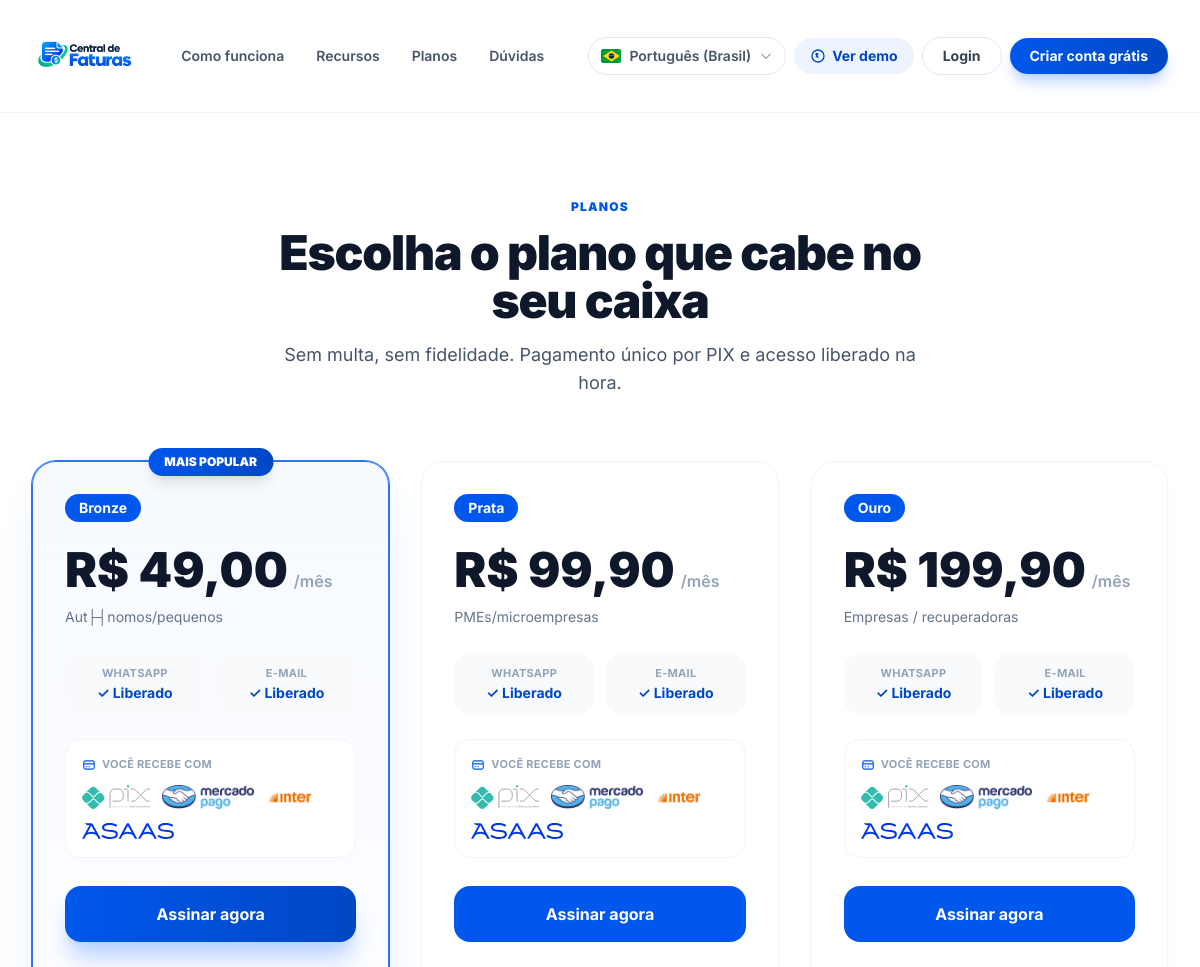
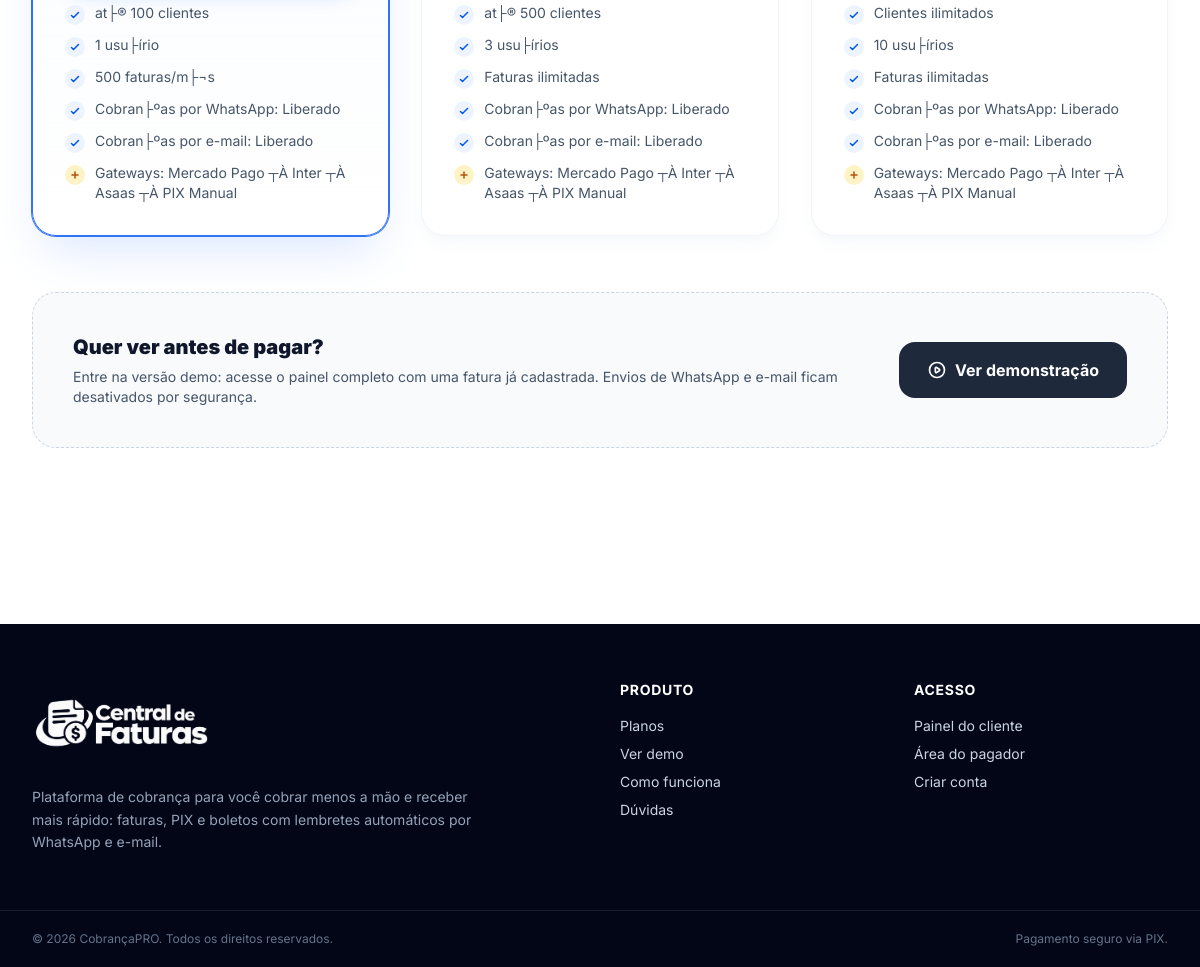
/planos.php, run on the app's committed database (2 pictures, top to bottom).
### tables this page shows
CREATE TABLE `planos` (
  `id` int(11) NOT NULL AUTO_INCREMENT,
  `nome` varchar(50) NOT NULL,
  `slug` varchar(50) NOT NULL,
  `preco` decimal(10,2) DEFAULT 0.00,
  `descricao` varchar(500) DEFAULT NULL,
  `beneficios` text DEFAULT NULL,
  `max_clientes` int(11) DEFAULT NULL,
  `max_usuarios` int(11) DEFAULT NULL,
  `max_faturas_mensais` int(11) DEFAULT NULL,
  `whatsapp_cobranca` tinyint(1) DEFAULT 1,
  `email_cobranca` tinyint(1) DEFAULT 1,
  `cor` varchar(20) DEFAULT 'secondary',
  `icon` varchar(100) DEFAULT NULL,
  `ativo` tinyint(1) DEFAULT 1,
  `ordem` int(11) DEFAULT 0,
  `criado_em` timestamp NOT NULL DEFAULT current_timestamp(),
  PRIMARY KEY (`id`),
  UNIQUE KEY `slug` (`slug`)
);

### planos.php (the view, shortened to what this page needs)
<?php
require_once __DIR__ . '/_site.php';
$planos = sitePlanos();
?>
<section class="py-20">
    <div class="max-w-7xl mx-auto px-4 sm:px-6 lg:px-8">
        <div class="max-w-2xl mx-auto text-center">
            <span class="text-xs font-black uppercase tracking-widest text-brand-600"><?= siteT('plan_badge') ?></span>
            <h1 class="mt-3 text-4xl sm:text-5xl font-black text-slate-900 tracking-tight"><?= siteT('pl_titulo') ?></h1>
            <p class="mt-4 text-lg text-slate-600"><?= siteT('pl_sub') ?></p>
        </div>
        <div class="mt-16 grid grid-cols-1 md:grid-cols-2 lg:grid-cols-3 gap-8 items-stretch">
            <?php foreach ($planos as $p):
                $cor = siteCorHex($p['cor'] ?? '');
                $destacado = abs((float)($p['preco'] ?? 0) - 49.00) < 0.005;
            ?>
            <div class="relative flex flex-col rounded-3xl border p-8 transition hover:-translate-y-1.5
                <?= $destacado ? 'border-brand-500 shadow-2xl shadow-brand-100 ring-1 ring-brand-500 bg-gradient-to-b from-brand-50/50 to-white' : 'border-slate-100 bg-white shadow-lg shadow-slate-100/60' ?>">
                <?php if ($destacado): ?>
                <span class="absolute -top-3.5 left-1/2 -translate-x-1/2 rounded-full bg-gradient-to-r from-brand-600 to-brand-700 text-white text-xs font-black px-4 py-1.5 shadow-lg"><?= siteT('pl_popular') ?></span>
                <?php endif; ?>
                <div class="flex items-center justify-between">
                    <span class="rounded-full px-3.5 py-1 text-sm font-bold text-white <?= siteCorCls($cor) ?>"><?= htmlspecialchars($p['nome']) ?></span>
                </div>
                <div class="mt-6 flex items-baseline gap-1.5">
                    <span class="text-5xl font-black text-slate-900">R$ <?= sitePreco($p['preco']) ?></span>
                    <span class="text-slate-400 font-semibold"><?= siteT('plan_mes') ?></span>
                </div>
                <p class="mt-3 text-sm text-slate-500 leading-relaxed"><?= htmlspecialchars(trim((string)$p['descricao'])) ?></p>
                <div class="grid grid-cols-1 sm:grid-cols-2 gap-3 mt-6">
                    <div class="rounded-2xl bg-slate-50 px-4 py-3 text-center">
                        <p class="text-[11px] font-bold text-slate-400 uppercase tracking-wide"><?= siteT('pl_wa') ?></p>
                        <p class="mt-0.5 text-sm font-bold <?= ($p['whatsapp_cobranca'] ?? 0) ? 'text-brand-700' : 'text-slate-400' ?>"><?= ($p['whatsapp_cobranca'] ?? 0) ? '✓ ' . siteT('pl_lib') : '— ' . siteT('pl_bloq') ?></p>
                    </div>
                    <div class="rounded-2xl bg-slate-50 px-4 py-3 text-center">
                        <p class="text-[11px] font-bold text-slate-400 uppercase tracking-wide"><?= siteT('pl_email') ?></p>
                        <p class="mt-0.5 text-sm font-bold <?= ($p['email_cobranca'] ?? 0) ? 'text-brand-700' : 'text-slate-400' ?>"><?= ($p['email_cobranca'] ?? 0) ? '✓ ' . siteT('pl_lib') : '— ' . siteT('pl_bloq') ?></p>
                    </div>
                </div>
                <div class="mt-6 rounded-2xl border border-slate-100 bg-white p-4">
                    <p class="text-[11px] font-bold text-slate-400 uppercase tracking-wide mb-3 flex items-center gap-1.5">
                        <svg class="w-3.5 h-3.5 text-brand-600" fill="none" viewBox="0 0 24 24" stroke="currentColor" stroke-width="2"><path stroke-linecap="round" stroke-linejoin="round" d="M3 10h18M7 15h1m4 0h1m-7 4h12a3 3 0 003-3V8a3 3 0 00-3-3H6a3 3 0 00-3 3v8a3 3 0 003 3z"/></svg>
                        <?= siteT('pl_gateways') ?>
                    </p>
                    <div class="flex flex-wrap items-center gap-3">
                        <?php foreach (siteGateways() as $g): ?>
                        <img src="<?= htmlspecialchars($g['log']) ?>" alt="<?= htmlspecialchars($g['alt']) ?>" title="<?= htmlspecialchars($g['alt']) ?>"
                             class="<?= $g['cls'] ?> object-contain mix-blend-multiply max-w-[92px]">
                        <?php endforeach; ?>
                    </div>
                </div>
                <a href="<?= siteAsset('/cadastro.php?plano=' . (int)$p['id']) ?>"
                   class="mt-7 block rounded-2xl py-4 text-center font-bold transition
                   <?= $destacado ? 'text-white bg-gradient-to-r from-brand-600 to-brand-700 hover:from-brand-700 hover:to-brand-800 shadow-xl shadow-brand-200' : 'text-white hover:opacity-90 ' . siteCorCls($cor) ?>"><?= siteT('plan_assinar') ?></a>
                <ul class="mt-7 space-y-2.5 text-sm text-slate-600 grow">
                    <?php foreach (siteParseBeneficios($p['beneficios']) as $b):
                        $st = siteBeneficioStatus($b); ?>
                    <li class="flex gap-2.5">
                        <?php if ($st === 'gw'): ?>
                        <span class="w-5 h-5 rounded-full bg-amber-100 text-amber-700 grid place-items-center shrink-0 mt-0.5"><svg class="w-3 h-3" fill="none" viewBox="0 0 24 24" stroke="currentColor" stroke-width="3"><path stroke-linecap="round" stroke-linejoin="round" d="M12 6v6m0 0v6m0-6h6m-6 0H6"/></svg></span>
                        <?php elseif ($st === 'no'): ?>
                        <span class="w-5 h-5 rounded-full bg-rose-100 text-rose-600 grid place-items-center shrink-0 mt-0.5"><svg class="w-3 h-3" fill="none" viewBox="0 0 24 24" stroke="currentColor" stroke-width="3"><path stroke-linecap="round" stroke-linejoin="round" d="M6 18L18 6M6 6l12 12"/></svg></span>
                        <?php else: ?>
                        <span class="w-5 h-5 rounded-full bg-brand-50 text-brand-600 grid place-items-center shrink-0 mt-0.5"><svg class="w-3 h-3" fill="none" viewBox="0 0 24 24" stroke="currentColor" stroke-width="3"><path stroke-linecap="round" stroke-linejoin="round" d="M5 13l4 4L19 7"/></svg></span>
                        <?php endif; ?>
                        <span><?= htmlspecialchars($b) ?></span>
                    </li>
                    <?php endforeach; ?>
                </ul>
            </div>
            <?php endforeach; ?>
        </div>
        <div class="mt-14 rounded-3xl border border-dashed border-slate-300 bg-slate-50 p-8 sm:p-10 flex flex-col sm:flex-row items-center justify-between gap-6">
            <div>
                <h3 class="text-xl font-black text-slate-900"><?= siteT('pl_demo_t') ?></h3>
                <p class="mt-1.5 text-sm text-slate-600"><?= siteT('pl_demo_d') ?></p>
            </div>
            <a href="<?= siteAsset('/demo.php') ?>" class="shrink-0 inline-flex items-center gap-2 rounded-2xl px-7 py-4 font-bold text-white bg-slate-800 hover:bg-slate-900 transition">
                <svg class="w-5 h-5" fill="none" viewBox="0 0 24 24" stroke="currentColor" stroke-width="2"><path stroke-linecap="round" stroke-linejoin="round" d="M14.752 11.168l-3.197-2.132A1 1 0 0010 9.87v4.263a1 1 0 001.555.832l3.197-2.132a1 1 0 000-1.664zM21 12a9 9 0 11-18 0 9 9 0 0118 0z"/></svg>
                <?= siteT('pl_ver_demo') ?>
            </a>
        </div>
    </div>
</section>
</body>
</html>

### data on the page
planos: nome "Bronze", preco "49,00", descricao "Aut├┤nomos/pequenos", beneficios "at├® 100 clientes", beneficios "1 usu├írio", beneficios "500 faturas/m├¬s", beneficios "Cobran├ºas por WhatsApp: Liberado", beneficios "Cobran├ºas por e-mail: Liberado", beneficios "Gateways: Mercado Pago ┬À Inter ┬À Asaas ┬À PIX Manual"
planos: nome "Prata", preco "99,90", descricao "PMEs/microempresas", beneficios "at├® 500 clientes", beneficios "3 usu├írios", beneficios "Faturas ilimitadas", beneficios "Cobran├ºas por WhatsApp: Liberado", beneficios "Cobran├ºas por e-mail: Liberado", beneficios "Gateways: Mercado Pago ┬À Inter ┬À Asaas ┬À PIX Manual"
planos: nome "Ouro", preco "199,90", descricao "Empresas / recuperadoras", beneficios "Clientes ilimitados", beneficios "10 usu├írios", beneficios "Faturas ilimitadas", beneficios "Cobran├ºas por WhatsApp: Liberado", beneficios "Cobran├ºas por e-mail: Liberado", beneficios "Gateways: Mercado Pago ┬À Inter ┬À Asaas ┬À PIX Manual"

### other printed values
siteT('nav_como') "Como funciona"
siteT('nav_recursos') "Recursos"
siteT('nav_planos') "Planos"
siteT('nav_duvidas') "Dúvidas"
siteIdiomas()[siteIdiomaAtual()] "Português (Brasil)"
siteT('nav_demo') "Ver demo"
siteT('nav_login') "Login"
siteT('nav_criar') "Criar conta grátis"
siteT('plan_badge') "PLANOS"
siteT('pl_titulo') "Escolha o plano que cabe no seu caixa"
siteT('pl_sub') "Sem multa, sem fidelidade. Pagamento único por PIX e acesso liberado na hora."
siteT('pl_demo_t') "Quer ver antes de pagar?"
siteT('pl_demo_d') "Entre na versão demo: acesse o painel completo com uma fatura já cadastrada. Envios de WhatsApp e e-mail ficam desativados por segurança."
siteT('pl_ver_demo') "Ver demonstração"
siteT('ft_desc') "Plataforma de cobrança para você cobrar menos a mão e receber mais rápido: faturas, PIX e boletos com lembretes automáticos por WhatsApp e e-mail."
